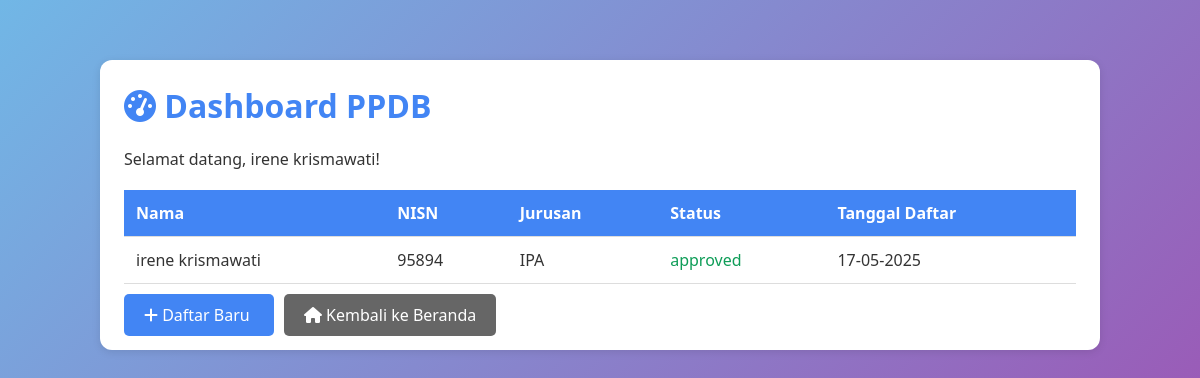
/dashboard (signed in), run on the app's committed database.
### app/models.py (models this page shows, shortened)
class User(UserMixin, db.Model):
    __tablename__ = 'users'
    id = db.Column(db.Integer, primary_key=True)
    username = db.Column(db.String(80), unique=True, nullable=False)
    email = db.Column(db.String(120), unique=True, nullable=False)
    password = db.Column(db.String(200), nullable=False)
    name = db.Column(db.String(100))
    role = db.Column(db.String(20), default='user')  # 'admin' or 'user'
    is_active = db.Column(db.Boolean, default=True)
    pendaftarans = db.relationship('Pendaftaran', backref='user', lazy=True)

class Pendaftaran(db.Model):
    __tablename__ = 'pendaftaran'
    id = db.Column(db.Integer, primary_key=True)
    nama = db.Column(db.String(100), nullable=False)
    nisn = db.Column(db.String(20), nullable=False, unique=True)
    asal_sekolah = db.Column(db.String(100), nullable=False)
    alamat = db.Column(db.String(200), nullable=False)
    no_hp = db.Column(db.String(20), nullable=False)
    pilihan_jurusan = db.Column(db.String(50), nullable=False)
    status = db.Column(db.String(20), default='pending')  # pending, approved, rejected
    user_id = db.Column(db.Integer, db.ForeignKey('users.id'), nullable=False)
    tanggal_daftar = db.Column(db.DateTime, default=db.func.current_timestamp())

### app/routes/main.py (the view)
@main_bp.route('/dashboard')
@login_required
def dashboard():
    pendaftarans = Pendaftaran.query.filter_by(user_id=current_user.id).all()
    return render_template('dashboard.html',
        current_user=current_user,
        pendaftarans=pendaftarans
    )

### app/__init__.py (called while the page is built)
def create_app():
    app = Flask(__name__)
    app.config['SECRET_KEY'] = 'your-secret-key'
    app.config['SQLALCHEMY_DATABASE_URI'] = 'sqlite:///ppdb.db'
    app.config['SQLALCHEMY_TRACK_MODIFICATIONS'] = False
    db.init_app(app)
    login_manager.init_app(app)
    login_manager.login_view = 'auth_bp.login'
    from app.models import User
    @login_manager.user_loader
    def load_user(user_id):
        return User.query.get(int(user_id))
    from app.routes.main import main_bp
    from app.routes.auth import auth_bp
    from app.routes.admin import admin_bp
    app.register_blueprint(main_bp)
    app.register_blueprint(auth_bp)
    app.register_blueprint(admin_bp)
    return app

### app/templates/dashboard.html (shortened to what this page needs)
<!DOCTYPE html>
<html lang="id">
<head>
    <link rel="stylesheet" href="https://cdnjs.cloudflare.com/ajax/libs/font-awesome/6.0.0/css/all.min.css">
</head>
<body>
    <div class="container">
        <div class="card">
            <h1><i class="fas fa-tachometer-alt"></i> Dashboard PPDB</h1>
            <p>Selamat datang, {{ current_user.name }}!</p>
            {% if pendaftarans %}
                <table>
                    <thead>
                        <tr>
                            <th>Nama</th>
                            <th>NISN</th>
                            <th>Jurusan</th>
                            <th>Status</th>
                            <th>Tanggal Daftar</th>
                        </tr>
                    </thead>
                    <tbody>
                        {% for p in pendaftarans %}
                            <tr>
                                <td>{{ p.nama }}</td>
                                <td>{{ p.nisn }}</td>
                                <td>{{ p.pilihan_jurusan }}</td>
                                <td class="status-{{ p.status }}">{{ p.status }}</td>
                                <td>{{ p.tanggal_daftar.strftime('%d-%m-%Y') }}</td>
                            </tr>
                        {% endfor %}
                    </tbody>
                </table>
            {% else %}
                <p>Belum ada pendaftaran.</p>
            {% endif %}
            <div style="margin-top: 20px;">
                <a href="{{ url_for('main_bp.daftar') }}" style="background: #4285f4; color: white; padding: 10px 20px; text-decoration: none; border-radius: 5px;">
                    <i class="fas fa-plus"></i> Daftar Baru
                </a>
                <a href="{{ url_for('main_bp.index') }}" style="background: #666; color: white; padding: 10px 20px; text-decoration: none; border-radius: 5px; margin-left: 10px;">
                    <i class="fas fa-home"></i> Kembali ke Beranda
                </a>
            </div>
        </div>
    </div>
</body>
</html>

### app/templates/dashboard.html (style rules this page uses)
body { font-family: 'Segoe UI', Arial, sans-serif; margin: 0; padding: 0; background: linear-gradient(135deg, #71b7e6, #9b59b6); color: #333; }
.container { max-width: 1000px; margin: 40px auto; padding: 20px; }
.card { background: white; border-radius: 12px; padding: 24px; margin-bottom: 20px; box-shadow: 0 2px 8px rgba(0,0,0,0.1); }
h1 { color: #4285f4; margin-top: 0; }
table { width: 100%; border-collapse: collapse; margin-top: 20px; }
th, td { padding: 12px; text-align: left; border-bottom: 1px solid #ddd; }
th { background: #4285f4; color: white; }
.status-approved { color: #0f9d58; }

### data on the page
User: name "irene krismawati"
Pendaftaran: nama "irene krismawati", nisn "95894", pilihan_jurusan "IPA", status "approved", tanggal_daftar "17-05-2025"
